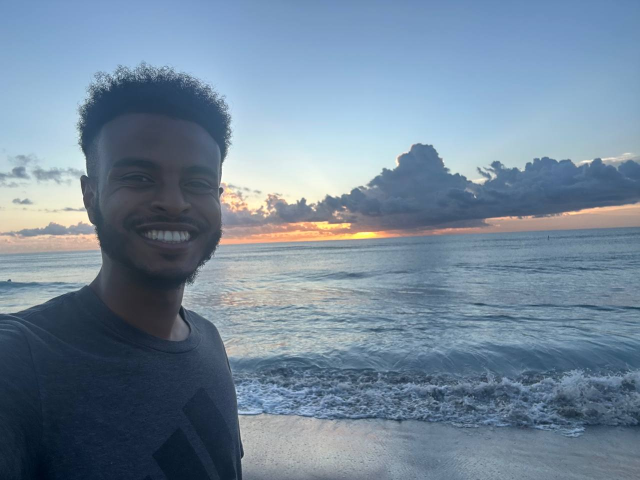
#> input picture src/ex_photo.jpg, 1280 x 960 px, found by its file name (shown at 1/2 size)
$ python enhancement_pipeline.py
#> lines starting #> are read from the running program, lines starting #| are printed output that depends on the picture
#> in load_image, img is the input picture: shape (960, 1280, 3); mean B, G, R 153.5, 134.4, 114.3
### src/basic_image_ops.py
import numpy as np
import cv2 as cv
import matplotlib.pyplot as plt
import os
from os import listdir
from PIL import Image
import json


def check_if_valid(img):
  '''
  This function checks if the image is a valid image

  :param img: image to be tested
  '''
  if img is None:
    raise ValueError('This is not a valid image')

def is_gray(img):
  '''
  This function if the image is in grayscale

  :param img: image array to be tested
  '''
  return len(img.shape) == 2


def image_info(img):
  '''
  This function takes an image array and return basic information
  like image shape, min/max pix values, dtype, height and width,
  and color format (BGR)

  Args: img is the image array

  '''

  if img is not None:


    if not is_gray(img):
    # the below will extract heigth, width, channels data from the image
      print(f'The height, width and channel values respectively are: {img.shape}')
#| The height, width and channel values respectively are: (960, 1280, 3)

      #below is the data type of the array
      print(f'The dtype of the image array is: {img.dtype}')
#| The dtype of the image array is: uint8

      #min and max pixel values are below
      min_blue = img[..., 0].min()
#> min_blue = 24
      min_green = img[..., 1].min()
#> min_green = 7
      min_red = img[..., 2].min()
#> min_red = 0

      print(f'Minimum pixel values in (B G R) is:  {min_blue}, {min_green}, {min_red}')
#| Minimum pixel values in (B G R) is:  24, 7, 0

      max_blue = img[..., 0].max()
#> max_blue = 255
      max_green = img[..., 1].max()
#> max_green = 255
      max_red = img[..., 2].max()
#> max_red = 255

      print(f'Maximum pixel values in (B G R) is:  {max_blue}, {max_green}, {max_red}')
#| Maximum pixel values in (B G R) is:  255, 255, 255
#| The height, width and channel values respectively are: (960, 1280, 3)
#| The dtype of the image array is: uint8
#| Minimum pixel values in (B G R) is:  24, 7, 0
#| Maximum pixel values in (B G R) is:  255, 255, 255

    else:

      print(f'The height and width values respectively are: {img.shape[:2]}')

      print(f'The dtype of the image array is: {img.dtype}')

      print(f'Minimum pixle value is {img.min()}')

      print(f'Maximumu pixle value is {img.max()}')


def load_image(img_path):
  '''
  This function takes an file path and loads an image from disk
  It returns a NumPy array
  It raises a value error if file does not exist


  Args: img_path is the image file on disk
  '''
  img = cv.imread(img_path)

  if img is None:
    raise ValueError('The image is empty')

  return img

def to_grayscale(img):
  '''
  This function takes an image array and changes it to the
  graysscale

  Args: img is the image array
  '''

  check_if_valid(img)

  if len(img.shape) == 2:
    raise ValueError('This image is already in grayscale')

  gray_img = cv.cvtColor(img, cv.COLOR_BGR2GRAY)

  return gray_img


# [265 lines left out: functions save_image, display_image, resize_image, crop_image, rotate_image, flip_image and 5 more, not called in this run]

def adjust_brightness(img, value):
  '''
  Adjusts the brightness of the image by adding a constant value to every pixel
  Positive values brighten the image; negative values darken it
  This function will work for grayscale and color images. Pixel values will be clipped
  to 0-255

  :param img: input image (color or grayscale)
  :param value: value to be added or subtracted from each pixel
  '''
#> called with value = 0

  check_if_valid(img)

  adj_img = img.copy()

  if is_gray(adj_img):
    row, column = img.shape

    for i in range(row):

      for j in range(column):
        adj_img[i, j] += value

        if adj_img[i, j] < 0:
          adj_img[i, j] = 0
        elif adj_img[i, j] > 255:
          adj_img[i, j] = 255


  else:
    blue = adj_img[..., 0]
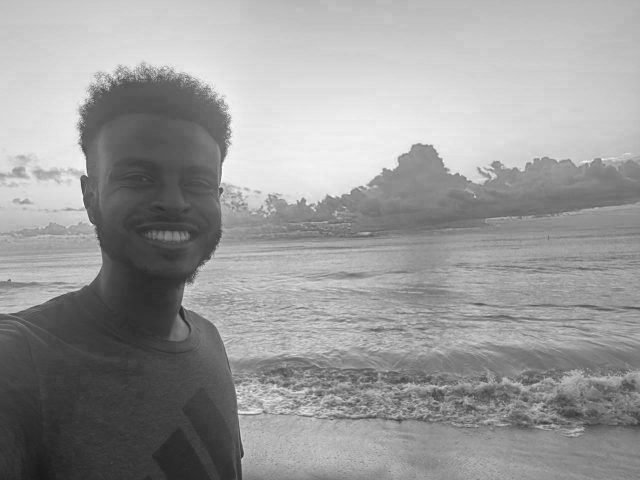
#> blue: shape (960, 1280) (shown at 1/2 size); min 24, max 255, mean 153.5
    green = adj_img[..., 1]
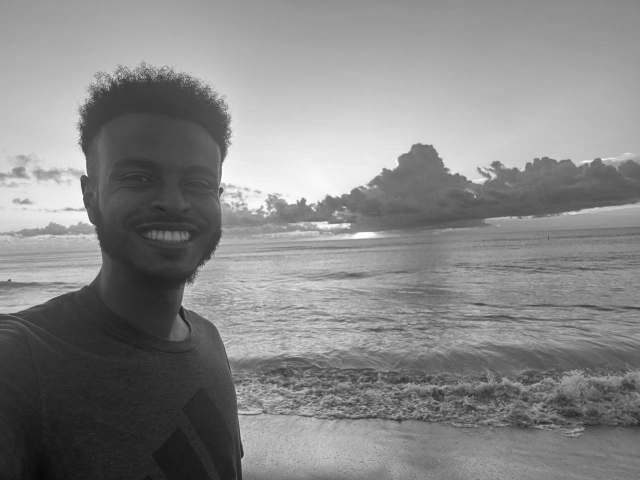
#> green: shape (960, 1280) (shown at 1/2 size); min 7, max 255, mean 134.4
    red = adj_img[..., 2]

    row_b, column_b = blue.shape
#> row_b = 960; column_b = 1280
    for i in range(row_b):

      for j in range(column_b):
        blue[i, j] += value

        if blue[i, j] < 0:
          blue[i, j] = 0
        elif blue[i, j] > 255:
          blue[i, j] = 255

    row_g, column_g = green.shape
#> row_g = 960; column_g = 1280
    for i in range(row_g):

      for j in range(column_g):
        green[i, j] += value

        if green[i, j] < 0:
          green[i, j] = 0
        elif green[i, j] > 255:
          green[i, j] = 255

    row_r, column_r = red.shape
#> row_r = 960; column_r = 1280
    for i in range(row_r):

      for j in range(column_r):
        red[i, j] += value

        if red[i, j] < 0:
          red[i, j] = 0
        elif red[i, j] > 255:
          red[i, j] = 255
#| The height, width and channel values respectively are: (960, 1280, 3)
#| The dtype of the image array is: uint8
#| Minimum pixel values in (B G R) is:  24, 7, 0
#| Maximum pixel values in (B G R) is:  255, 255, 255
#| The height, width and channel values respectively are: (960, 1280, 3)
#| The dtype of the image array is: uint8
#| Minimum pixel values in (B G R) is:  24, 7, 0
#| Maximum pixel values in (B G R) is:  255, 255, 255


  return adj_img

def adjust_contrast(img, factor):
  '''
  Adjusts the contrast of an image by multiplying all pixel values by a factor
  Factor > 1 will increase contrast while a factor b/n 0 and 1 will decrease it
  This function will work for grayscale and color image. Pixel values will be clipped 0-255

  :param img: input image (color or grayscale)
  :param factor: the factor that each pixel value will be multiplied with
  '''
#> called with factor = 0.7
  adj_img = img.copy()

  if is_gray(adj_img):
    row, column = img.shape

    for i in range(row):

      for j in range(column):
        adj_img[i, j] *= factor

        if adj_img[i, j] < 0:
          adj_img[i, j] = 0
        elif adj_img[i, j] > 255:
          adj_img[i, j] = 255

  else:
    blue = adj_img[..., 0]
    green = adj_img[..., 1]
    red = adj_img[..., 2]

    row_b, column_b = blue.shape
#> row_b = 960; column_b = 1280
    for i in range(row_b):

      for j in range(column_b):
        blue[i, j] *= factor

        if blue[i, j] < 0:
          blue[i, j] = 0
        elif blue[i, j] > 255:
          blue[i, j] = 255
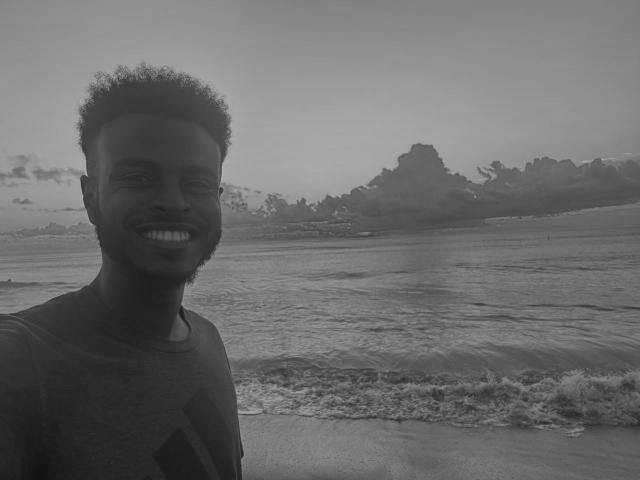
#> blue: shape (960, 1280) (shown at 1/2 size); min 16, max 178, mean 107

    row_g, column_g = green.shape
#> row_g = 960; column_g = 1280
    for i in range(row_g):

      for j in range(column_g):
        green[i, j] *= factor

        if green[i, j] < 0:
          green[i, j] = 0
        elif green[i, j] > 255:
          green[i, j] = 255
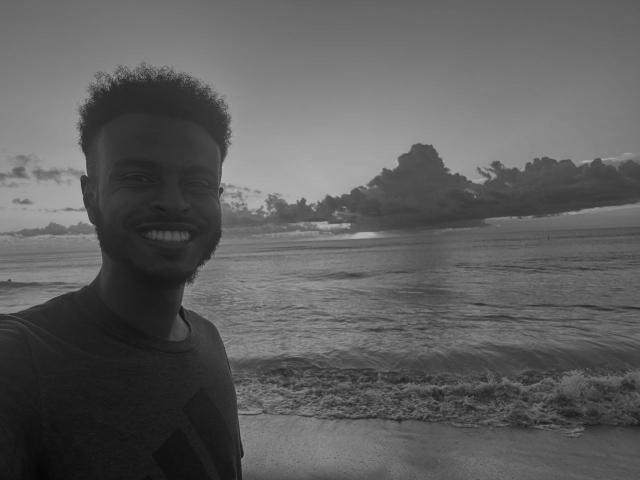
#> green: shape (960, 1280) (shown at 1/2 size); min 4, max 178, mean 93.6

    row_r, column_r = red.shape
#> row_r = 960; column_r = 1280
    for i in range(row_r):

      for j in range(column_r):
        red[i, j] *= factor
        if red[i, j] < 0:
          red[i, j] = 0
        elif red[i, j] > 255:
          red[i, j] = 255
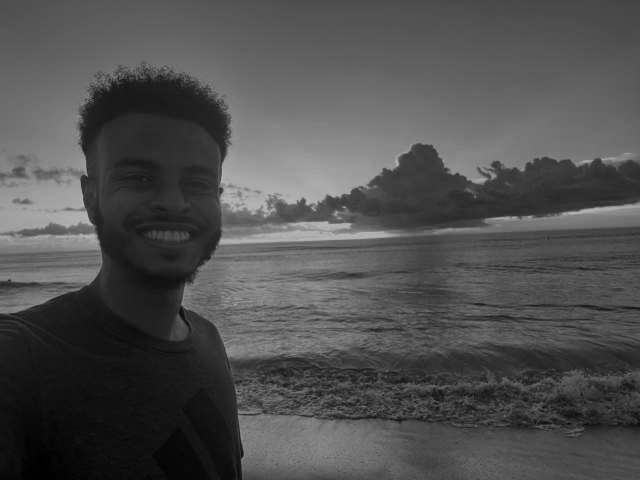
#> red: shape (960, 1280) (shown at 1/2 size); min 0, max 178, mean 79.6


  return adj_img

def normalize_image(img):
  '''
  This funciton will perform intensity normalization.
  This means it will scale the pixel values so that the minimum be 0 and the
  maximum be 255
  This function will work for grayscale and color images

  :param img: input image (color or grayscale)
  '''
  check_if_valid(img)

  img_copy = img.copy()

  gray_img = img_copy.copy()

  if not is_gray(img_copy):
    normal_color_img = cv.normalize(img_copy, None, 0, 255, cv.NORM_MINMAX)
    return normal_color_img
  else:
    gray_img = to_grayscale(img_copy)
    normal_gray_img = cv.normalize(gray_img, None, alpha = 0, beta = 255, norm_type = cv.NORM_MINMAX)
    return normal_gray_img


# [21 lines left out: function contrast_stretch, not called in this run]

def histogram_equalization(img):
    '''
    This function applies histogram equalization to the whole image

    :param img: image to be proccessed
    '''

    new_img = img.copy()
    gray_img = img.copy()

    if not is_gray(new_img):
        gray_img = to_grayscale(new_img)

    gray_img = gray_img.astype('uint8')
    gray_img = cv.equalizeHist(gray_img)

    return gray_img

# [169 lines left out: functions histogram_equalization_clahe_grayscale, adjust_gamma, gray_world, plot_before_after, hist_before_after, clahe_eqlz_before_after, not called in this run]


### src/enhancement_pipeline.py
from basic_image_ops import *
import argparse

def enhance_image (img, config):
    img_copy = img.copy()

    bright_value = config["brightness"]
    contrast_value = config["contrast"]
    norm_value = config["normalize"]
    stretch_value = config["stretch"]
    plot_hist = config["plot_histogram"]
    equalize_value = config["equalize"]
    clahe_value = config["clahe"]
    gamma_value = config["gamma"]
    gamma_number = config["gamma_value"]
    white_balance_value = config["white_balance"]


    if plot_hist:
        if is_gray(img_copy):
            hist = compute_histogram(img_copy)
            plot_histogram(hist)
        else:
            hist_r, hist_g, hist_b = compute_color_histogram(img_copy)
            plot_color_histogram(hist_r, hist_g, hist_b)


    if white_balance_value:
        img_copy = gray_world(img_copy)

    if gamma_value:
        img_copy = adjust_gamma(img_copy, gamma_number)


    print('\nBefore Brightness')
    image_info(img_copy)
    img_copy = adjust_brightness(img_copy, bright_value)

    print('\nAfter Brightness')
    image_info(img_copy)

    print('\nBefore Contrast')
    image_info(img_copy)
    img_copy = adjust_contrast(img_copy, contrast_value)
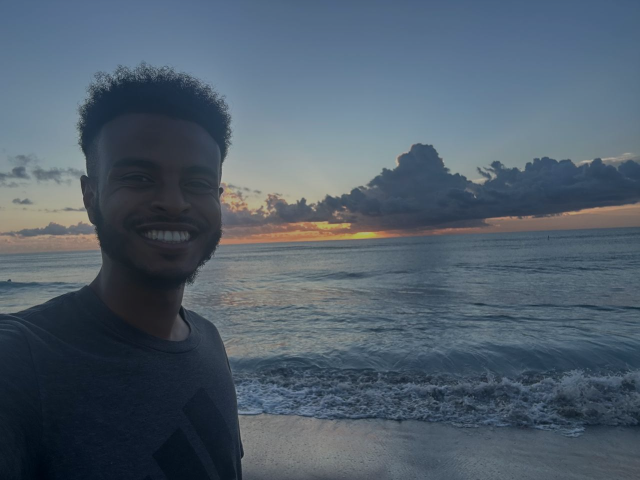
#> img_copy: shape (960, 1280, 3) (shown at 1/2 size); mean B, G, R 107, 93.6, 79.6

    print('\nAfter Contrast')
    image_info(img_copy)
#| The height, width and channel values respectively are: (960, 1280, 3)
#| The dtype of the image array is: uint8
#| Minimum pixel values in (B G R) is:  16, 4, 0
#| Maximum pixel values in (B G R) is:  178, 178, 178

    if clahe_value or equalize_value:
        img_copy = to_grayscale(img_copy)

    if clahe_value:
        print('\nBefore Clahe')
        image_info(img_copy)

        img_copy = histogram_equalization_clahe_grayscale(img_copy)

        print('\nAfter Clahe')
        image_info(img_copy)

    elif equalize_value:
        print('\nBefore equalize')
        image_info(img_copy)
#| The height and width values respectively are: (960, 1280)
#| The dtype of the image array is: uint8
#| Minimum pixle value is 4
#| Maximumu pixle value is 178

        img_copy = histogram_equalization(img_copy)
#> in histogram_equalization, `gray_img = cv.equalizeHist(gray_img)`:
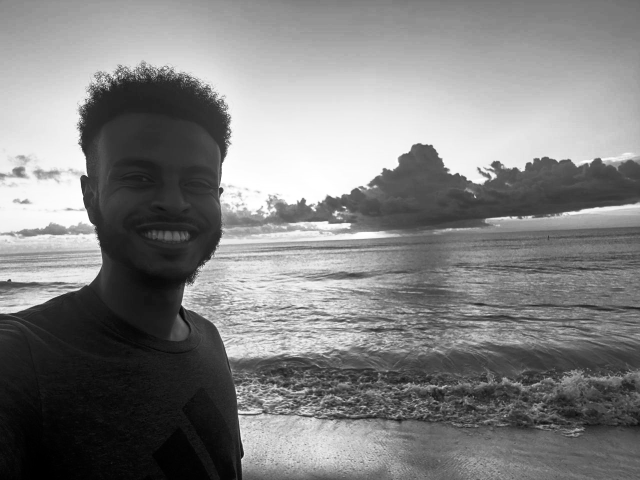
#> gray_img: shape (960, 1280) (shown at 1/2 size); min 0, max 255, mean 128.5

        print('\nAfter equalize')
        image_info(img_copy)
#| The height and width values respectively are: (960, 1280)
#| The dtype of the image array is: uint8
#| Minimum pixle value is 0
#| Maximumu pixle value is 255

    if norm_value:
        print('\nBefore normalization')
        image_info(img_copy)
#| The height and width values respectively are: (960, 1280)
#| The dtype of the image array is: uint8
#| Minimum pixle value is 0
#| Maximumu pixle value is 255

        img_copy = normalize_image(img_copy)

        print('\nAfter normalization')
        image_info(img_copy)

    if stretch_value:
        print('\nBefore contrast')
        image_info(img_copy)

        img_copy = contrast_stretch(img_copy)

        print('\nAfter contrast')
        image_info(img_copy)

    if plot_hist:
        if is_gray(img_copy):
            hist = compute_histogram(img_copy)
            plot_histogram(hist)
        else:
            hist_r, hist_g, hist_b = compute_color_histogram(img_copy)
            plot_color_histogram(hist_r, hist_g, hist_b)


    return img_copy


def main():

    #Load image
    img = load_image("/Users/matiyasdawit/Desktop/Computer_Vision_Project/cv-bootcamp/src/ex_photo.jpg")

    config = {
        "brightness": 0,
        "contrast": 0.7,
        "stretch": True,
        "plot_histogram": False,
        "normalize": True,
        "equalize": True,
        "clahe": False,
        "gamma": False,
        "gamma_value": 5,
        "white_balance": False,
    }

    print('\nBefore enhacmenent')
    image_info(img)

    new_image = enhance_image(img, config)

    save_image(new_image, "enhanced_new_photo.jpg")

    print('\nAfter enhacmenent')
    image_info(new_image)


if __name__ == "__main__":
#> (the run stopped early here; a loop or call above may not have finished)
